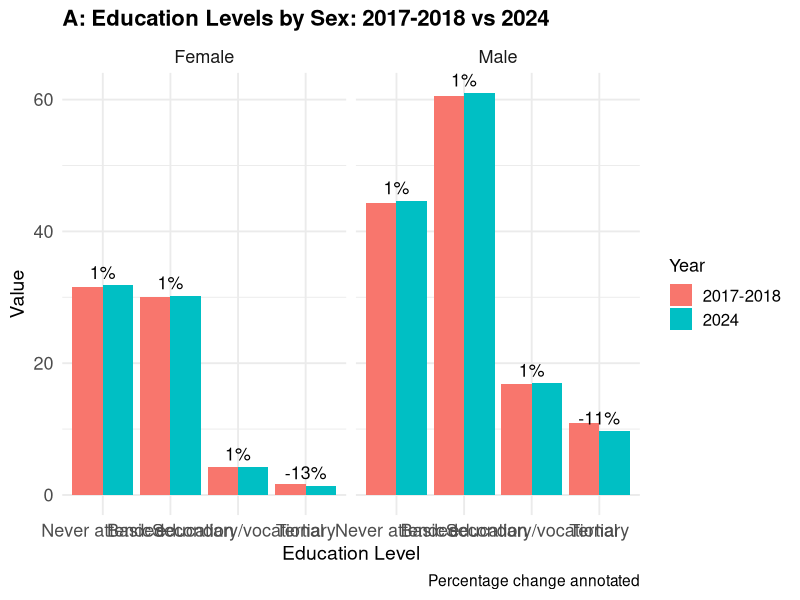
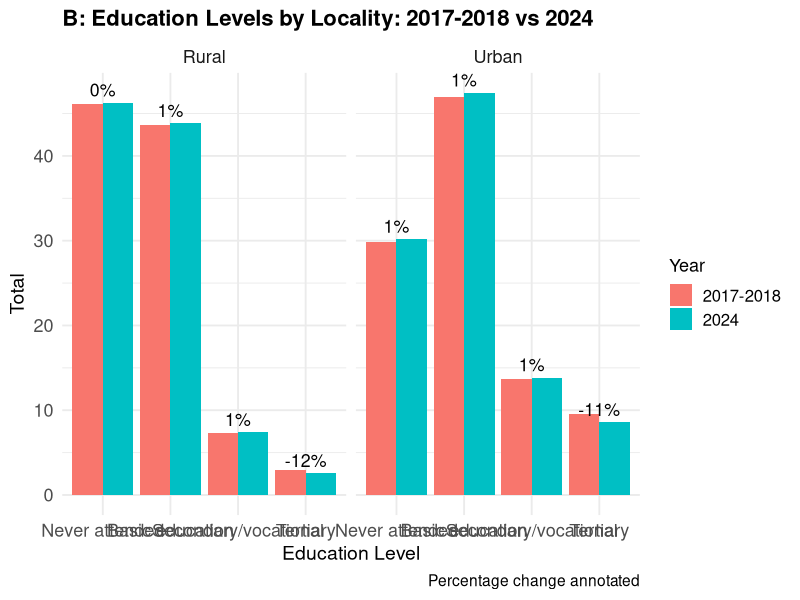
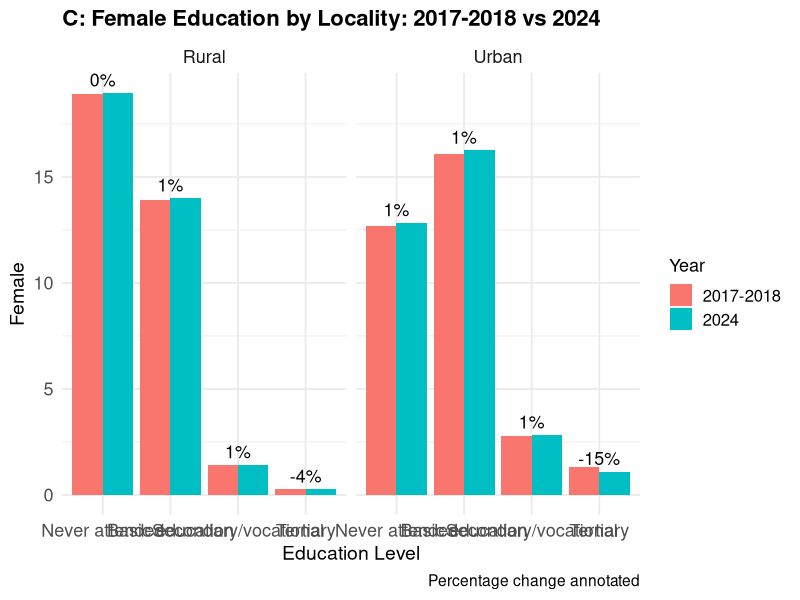
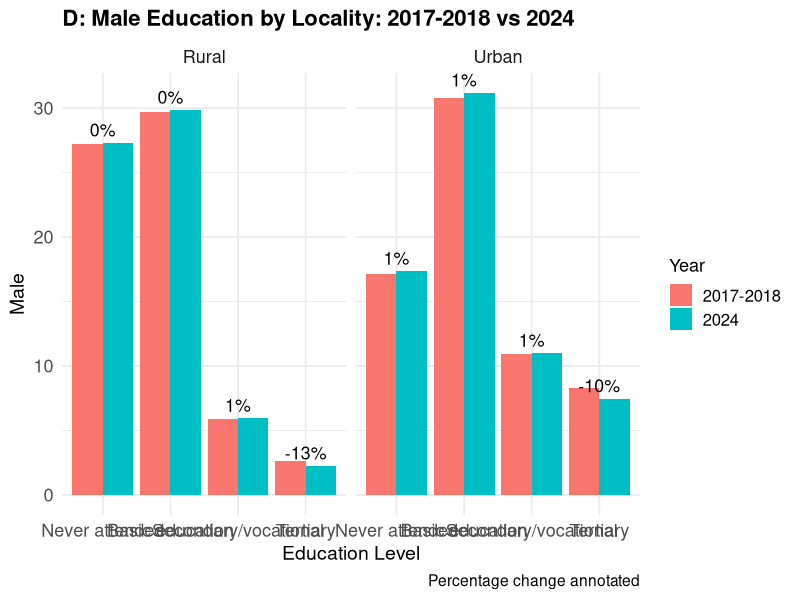
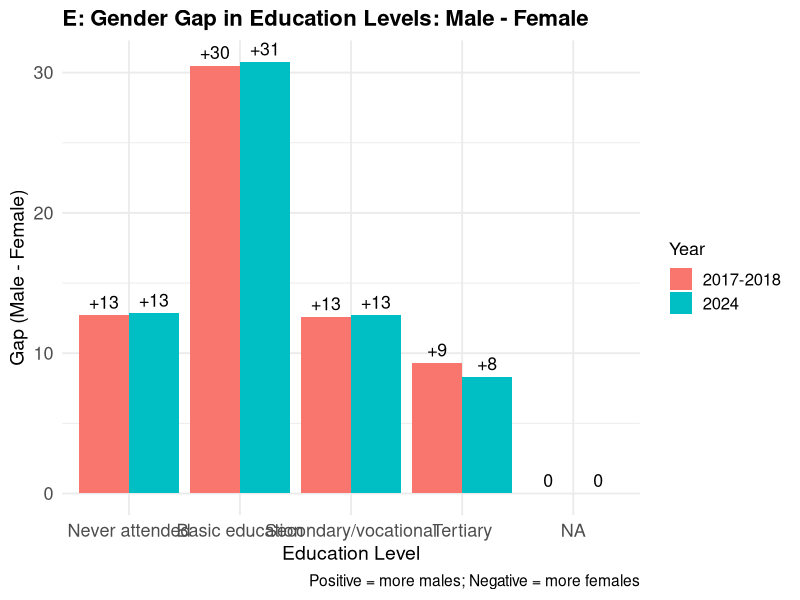
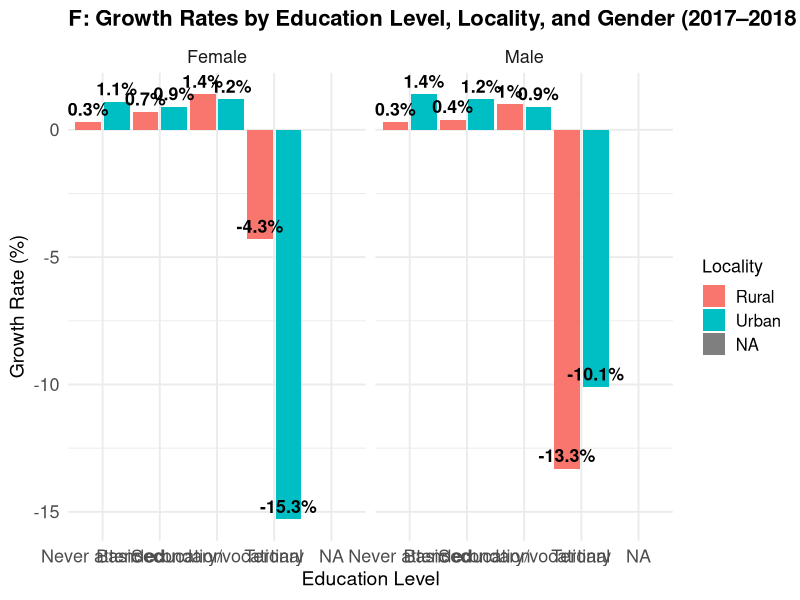
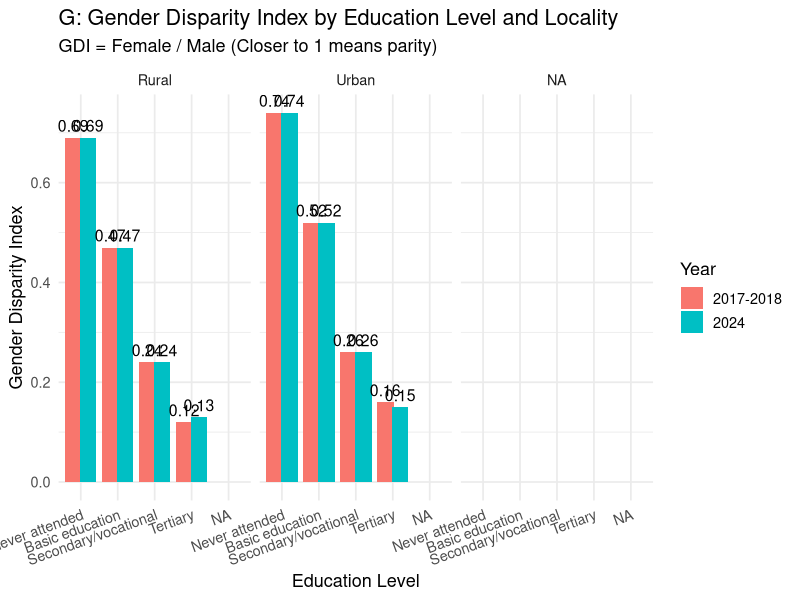
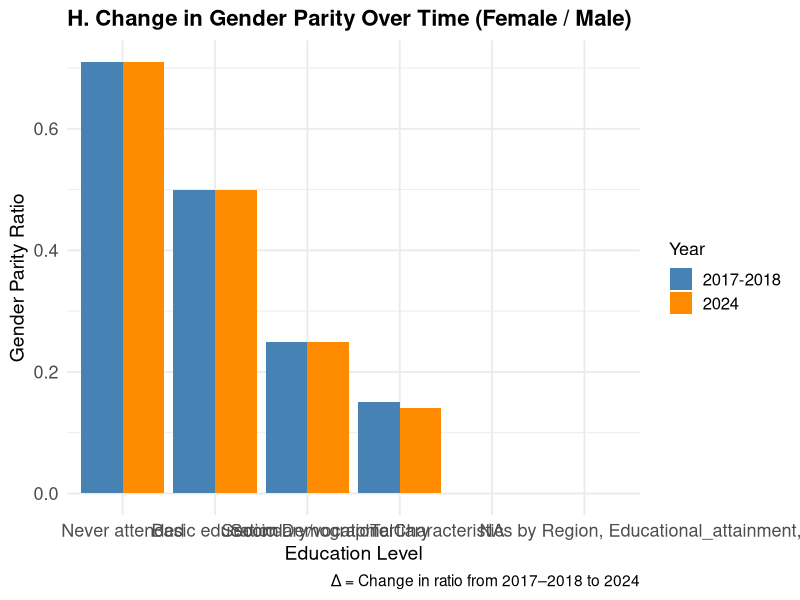

Recreate these plots in R, in order.
# Load necessary libraries
library(readxl)
library(dplyr)
library(ggplot2)
library(tidyr)
library(scales)

# Read data
data_1718 <- read_excel("2017-2018 data set.xlsx", sheet = "17-18")
data_2024 <- read_excel("2017-2018 data set.xlsx", sheet = "2024")

# Add Year column
data_1718 <- data_1718 %>% mutate(Year = "2017-2018")
data_2024 <- data_2024 %>% mutate(Year = "2024")

# Combine datasets
combined_data <- bind_rows(data_1718, data_2024)

# Convert to numeric
combined_data <- combined_data %>%
  mutate(
    Female = as.numeric(Female),
    Male = as.numeric(Male)
  )

# Standard education level order
edu_levels <- c("Never attended", "Basic education", "Secondary/vocational", "Tertiary")

# A. Education by Sex
sex_edu <- combined_data %>%
  filter(!is.na(`Education Level`), `Education Level` != "Total", !is.na(Female), !is.na(Male)) %>%
  group_by(Year, `Education Level`) %>%
  summarise(Female = sum(Female, na.rm = TRUE), Male = sum(Male, na.rm = TRUE), .groups = "drop") %>%
  pivot_longer(cols = c("Male", "Female"), names_to = "Sex", values_to = "Value") %>%
  mutate(`Education Level` = factor(`Education Level`, levels = edu_levels))

sex_edu_change <- sex_edu %>%
  pivot_wider(names_from = Year, values_from = Value) %>%
  filter(!is.na(`2024`) & !is.na(`2017-2018`)) %>%
  mutate(PercentChange = (`2024` - `2017-2018`) / `2017-2018` * 100)

ggplot(sex_edu, aes(x = `Education Level`, y = Value, fill = Year)) +
  geom_bar(stat = "identity", position = "dodge") +
  facet_wrap(~ Sex) +
  geom_text(data = sex_edu_change,
            aes(x = `Education Level`, y = `2024`, label = paste0(round(PercentChange), "%")),
            position = position_dodge(width = 0.9),
            size = 4.5, vjust = -0.5, inherit.aes = FALSE) +
  labs(title = "A: Education Levels by Sex: 2017-2018 vs 2024",
       x = "Education Level", y = "Value", caption = "Percentage change annotated") +
  theme_minimal(base_size = 14) +
  theme(plot.title = element_text(size = 16, face = "bold"),
        axis.text = element_text(size = 13),
        axis.title = element_text(size = 14),
        legend.title = element_text(size = 13),
        legend.text = element_text(size = 12),
        strip.text = element_text(size = 13))

# B. Education by Locality
locality_edu <- combined_data %>%
  filter(!is.na(`Education Level`), `Education Level` != "Total", !is.na(Locality)) %>%
  group_by(Year, `Education Level`, Locality) %>%
  summarise(Total = sum(Female + Male, na.rm = TRUE), .groups = "drop") %>%
  mutate(`Education Level` = factor(`Education Level`, levels = edu_levels))

locality_edu_change <- locality_edu %>%
  pivot_wider(names_from = Year, values_from = Total) %>%
  filter(!is.na(`2024`) & !is.na(`2017-2018`)) %>%
  mutate(PercentChange = (`2024` - `2017-2018`) / `2017-2018` * 100)

ggplot(locality_edu, aes(x = `Education Level`, y = Total, fill = Year)) +
  geom_bar(stat = "identity", position = "dodge") +
  facet_wrap(~ Locality) +
  geom_text(data = locality_edu_change,
            aes(x = `Education Level`, y = `2024`, label = paste0(round(PercentChange), "%")),
            position = position_dodge(width = 0.9),
            size = 4.5, vjust = -0.5, inherit.aes = FALSE) +
  labs(title = "B: Education Levels by Locality: 2017-2018 vs 2024",
       x = "Education Level", y = "Total", caption = "Percentage change annotated") +
  theme_minimal(base_size = 14) +
  theme(plot.title = element_text(size = 16, face = "bold"),
        axis.text = element_text(size = 13),
        axis.title = element_text(size = 14),
        legend.title = element_text(size = 13),
        legend.text = element_text(size = 12),
        strip.text = element_text(size = 13))

# C. Female by Locality
female_locality <- combined_data %>%
  filter(!is.na(`Education Level`), `Education Level` != "Total", Locality %in% c("Urban", "Rural")) %>%
  select(`Education Level`, Locality, Female, Year) %>%
  mutate(`Education Level` = factor(`Education Level`, levels = edu_levels))

female_change <- female_locality %>%
  pivot_wider(names_from = Year, values_from = Female) %>%
  mutate(PercentChange = (`2024` - `2017-2018`) / `2017-2018` * 100)

ggplot(female_locality, aes(x = `Education Level`, y = Female, fill = Year)) +
  geom_bar(stat = "identity", position = "dodge") +
  facet_wrap(~ Locality) +
  geom_text(data = female_change,
            aes(x = `Education Level`, y = `2024`, label = paste0(round(PercentChange), "%")),
            position = position_dodge(width = 0.9),
            size = 4.5, vjust = -0.5, inherit.aes = FALSE) +
  labs(title = "C: Female Education by Locality: 2017-2018 vs 2024",
       x = "Education Level", y = "Female", caption = "Percentage change annotated") +
  theme_minimal(base_size = 14) +
  theme(plot.title = element_text(size = 16, face = "bold"),
        axis.text = element_text(size = 13),
        axis.title = element_text(size = 14),
        legend.title = element_text(size = 13),
        legend.text = element_text(size = 12),
        strip.text = element_text(size = 13))

# D. Male by Locality
male_locality <- combined_data %>%
  filter(!is.na(`Education Level`), `Education Level` != "Total", Locality %in% c("Urban", "Rural")) %>%
  select(`Education Level`, Locality, Male, Year) %>%
  mutate(`Education Level` = factor(`Education Level`, levels = edu_levels))

male_change <- male_locality %>%
  pivot_wider(names_from = Year, values_from = Male) %>%
  mutate(PercentChange = (`2024` - `2017-2018`) / `2017-2018` * 100)

ggplot(male_locality, aes(x = `Education Level`, y = Male, fill = Year)) +
  geom_bar(stat = "identity", position = "dodge") +
  facet_wrap(~ Locality) +
  geom_text(data = male_change,
            aes(x = `Education Level`, y = `2024`, label = paste0(round(PercentChange), "%")),
            position = position_dodge(width = 0.9),
            size = 4.5, vjust = -0.5, inherit.aes = FALSE) +
  labs(title = "D: Male Education by Locality: 2017-2018 vs 2024",
       x = "Education Level", y = "Male", caption = "Percentage change annotated") +
  theme_minimal(base_size = 14) +
  theme(plot.title = element_text(size = 16, face = "bold"),
        axis.text = element_text(size = 13),
        axis.title = element_text(size = 14),
        legend.title = element_text(size = 13),
        legend.text = element_text(size = 12),
        strip.text = element_text(size = 13))

# E. Gender Gap
gender_gap <- combined_data %>%
  filter(!is.na(`Education Level`), `Education Level` != "Total") %>%
  group_by(Year, `Education Level`) %>%
  summarise(Male = sum(Male, na.rm = TRUE),
            Female = sum(Female, na.rm = TRUE),
            Gap = Male - Female,
            .groups = "drop") %>%
  mutate(`Education Level` = factor(`Education Level`, levels = edu_levels),
         GapLabel = ifelse(Gap > 0, paste0("+", round(Gap)), round(Gap)))

ggplot(gender_gap, aes(x = `Education Level`, y = Gap, fill = Year)) +
  geom_bar(stat = "identity", position = "dodge") +
  geom_text(aes(label = GapLabel),
            position = position_dodge(width = 0.9),
            vjust = -0.5, size = 4.5, color = "black") +
  labs(title = "E: Gender Gap in Education Levels: Male - Female",
       x = "Education Level", y = "Gap (Male - Female)",
       caption = "Positive = more males; Negative = more females") +
  theme_minimal(base_size = 14) +
  theme(plot.title = element_text(size = 16, face = "bold"),
        axis.text = element_text(size = 13),
        axis.title = element_text(size = 14),
        legend.title = element_text(size = 13),
        legend.text = element_text(size = 12),
        strip.text = element_text(size = 13))

# F. Growth Rate by Gender and Locality
growth_data <- combined_data %>%
  filter(!is.na(`Education Level`), `Education Level` != "Total") %>%
  pivot_longer(cols = c("Male", "Female"), names_to = "Gender", values_to = "Count") %>%
  group_by(`Education Level`, Locality, Gender, Year) %>%
  summarise(Total = sum(Count, na.rm = TRUE), .groups = "drop") %>%
  pivot_wider(names_from = Year, values_from = Total) %>%
  mutate(`Growth Rate (%)` = round(((`2024` - `2017-2018`) / `2017-2018`) * 100, 1))

growth_data$`Education Level` <- factor(growth_data$`Education Level`, levels = edu_levels)

ggplot(growth_data, aes(x = `Education Level`, y = `Growth Rate (%)`, fill = Locality)) +
  geom_bar(stat = "identity", position = position_dodge(width = 1)) +
  facet_wrap(~ Gender) +
  geom_text(aes(label = paste0(`Growth Rate (%)`, "%")),
            position = position_dodge(width = 1),
            vjust = -0.5, size = 4.5, fontface = "bold") +
  labs(title = "F: Growth Rates by Education Level, Locality, and Gender (2017–2018 to 2024)",
       x = "Education Level", y = "Growth Rate (%)", fill = "Locality") +
  theme_minimal(base_size = 14) +
  theme(plot.title = element_text(size = 16, face = "bold"),
        axis.text = element_text(size = 13),
        axis.title = element_text(size = 14),
        legend.title = element_text(size = 13),
        legend.text = element_text(size = 12),
        strip.text = element_text(size = 13))

# ====================================
# Step G: Gender Disparity Index (GDI)
# ====================================

gdi_data <- combined_data %>%
  filter(
    !is.na(`Education Level`),
    `Education Level` != "Total"
  ) %>%
  group_by(Year, Locality, `Education Level`) %>%
  summarise(
    Male = sum(Male, na.rm = TRUE),
    Female = sum(Female, na.rm = TRUE),
    .groups = "drop"
  ) %>%
  mutate(GDI = round(Female / Male, 2))

# Set factor levels again
gdi_data$`Education Level` <- factor(
  gdi_data$`Education Level`,
  levels = c("Never attended", "Basic education", "Secondary/vocational", "Tertiary")
)

# Plot Gender Disparity Index
ggplot(gdi_data, aes(x = `Education Level`, y = GDI, fill = as.factor(Year))) +
  geom_bar(stat = "identity", position = position_dodge(width = 0.8)) +
  facet_wrap(~Locality) +
  geom_text(
    aes(label = GDI),
    position = position_dodge(width = 0.8),
    vjust = -0.5,
    size = 4,
    family = "sans"
  ) +
  labs(
    title = "G: Gender Disparity Index by Education Level and Locality",
    subtitle = "GDI = Female / Male (Closer to 1 means parity)",
    x = "Education Level",
    y = "Gender Disparity Index",
    fill = "Year",
  ) +
  theme_minimal(base_size = 13) +
  theme(axis.text.x = element_text(angle = 20, hjust = 1))


# ====================================
# PART H: Change in Gender Parity Over Time
# ====================================

# Step 1: Calculate parity ratio (Female / Male) per Year and Education Level
parity_data <- combined_data %>%
  filter(!is.na(`Education Level`), `Education Level` != "Total") %>%
  group_by(Year, `Education Level`) %>%
  summarise(
    Total_Female = sum(Female, na.rm = TRUE),
    Total_Male = sum(Male, na.rm = TRUE),
    .groups = "drop"
  ) %>%
  mutate(GenderParity = round(Total_Female / Total_Male, 2))

# Step 2: Reshape to wide format to calculate change
parity_change <- parity_data %>%
  pivot_wider(names_from = Year, values_from = GenderParity,
              names_prefix = "Parity_") %>%
  mutate(Change = Parity_2024 - `Parity_2017-2018`)

# Step 3: Reshape to long for plotting
parity_long <- parity_data %>%
  mutate(`Education Level` = factor(`Education Level`, levels = edu_levels))

# Step 4: Plot
ggplot(parity_long, aes(x = `Education Level`, y = GenderParity, fill = Year)) +
  geom_bar(stat = "identity", position = "dodge") +
  geom_text(data = parity_change,
            aes(x = `Education Level`, y = pmax(Parity_2024, `Parity_2017-2018`),
                label = paste0("Δ ", round(Change, 2))),
            position = position_dodge(width = 0.9),
            vjust = -0.6,
            inherit.aes = FALSE,
            size = 4.5,
            color = "black") +
  labs(title = "H. Change in Gender Parity Over Time (Female / Male)",
       x = "Education Level", y = "Gender Parity Ratio",
       caption = "Δ = Change in ratio from 2017–2018 to 2024") +
  scale_fill_manual(values = c("2017-2018" = "steelblue", "2024" = "darkorange")) +
  theme_minimal(base_size = 14) +
  theme(plot.title = element_text(size = 16, face = "bold"),
        axis.text = element_text(size = 13),
        axis.title = element_text(size = 14),
        legend.title = element_text(size = 13),
        legend.text = element_text(size = 12))




